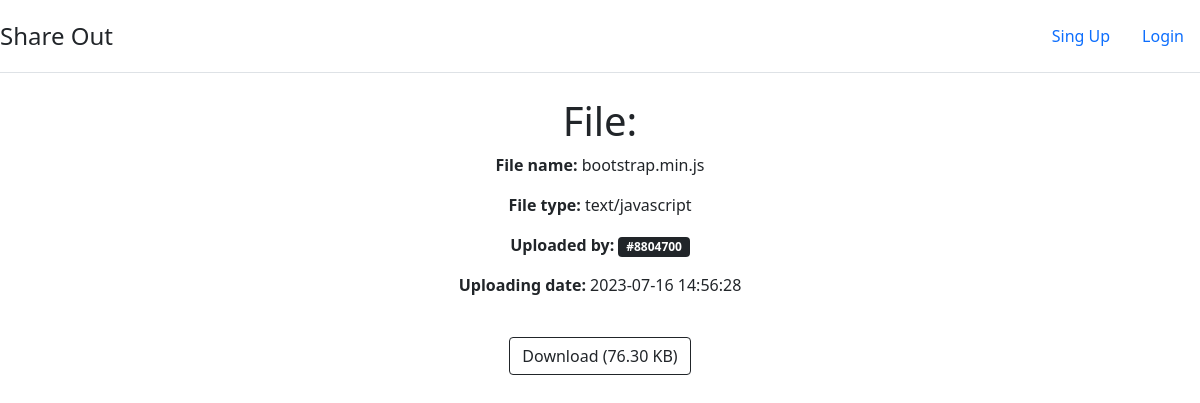
Screenshot of /file/index.php?id=1104A4Lm with the database file from the repository.
### tables this page shows
CREATE TABLE `files` (
  `ID` varchar(8) NOT NULL,
  `file_size` varchar(255) NOT NULL,
  `file_name` varchar(255) NOT NULL,
  `file_type` varchar(255) NOT NULL,
  `path` varchar(255) NOT NULL,
  `ID_user` int(8) UNSIGNED NOT NULL,
  `upload_date` datetime NOT NULL DEFAULT CURRENT_TIMESTAMP,
  `last_update` datetime NOT NULL DEFAULT CURRENT_TIMESTAMP ON UPDATE CURRENT_TIMESTAMP
);

### auth.php (called while the page is built, shortened)
<?php
    function is_connected (): bool {
        return !empty($_SESSION['login']);
    }
?>

### file.class.php (called while the page is built, shortened)
<?php
    class File {
        public function get_file_size($file) {
            return number_format($file / 1024, 2) . ' KB';
        }
    }
?>

### file/index.php (the view, shortened to what this page needs)
<!DOCTYPE html>
<html lang="en">
<?php
    require '../file.class.php';
    $file_o = new File();
    if (!empty($_GET['id'])) {
        $id_file = $_GET['id'];
    } else {
        $id_file = $_SESSION['id'];
        header('Location: ?id=' . $id_file);
    }
    $file_name = "File doesn't existe";
    $connexion = connect_to_db();
    require_once '../auth.php';
    $file = mysqli_query($connexion, "SELECT * FROM files WHERE ID = '$id_file'");
    if ($file->num_rows == 1) {
        while($informations = $file->fetch_assoc()) {
            $uploader = $informations['ID_user'];
            $file_size = $informations['file_size'];
            $file_name = $informations['file_name'];
            $file_type = $informations['file_type'];
            $upload_date = $informations['upload_date'];
            $path = '../' . $informations['path'];
        }
    } else {
        header('Location: file-doesnt-existe.html');
        die();
    }
?>
<head>
    <link rel="stylesheet" href="../bootstrap/bootstrap.min.css">
    <link rel="stylesheet" href="style.css">
</head>
<body>
<main>
    <header class="d-flex flex-wrap justify-content-center py-3 mb-4 border-bottom">
        <a href="../index.php" class="d-flex align-items-center mb-3 mb-md-0 me-md-auto text-dark text-decoration-none">
            <span class="fs-4">Share Out</span>
        </a>
        <ul class="nav nav-pills">
        <?php if(is_connected()) {
            $_SESSION['logged'] = 1;
        ?>
            <li class="nav-item"><a href="../index.php" class="nav-link  ">Share new file</a></li>
            <li class="nav-item"><a href="../myfiles.php" class="nav-link">My Files</a></li>
            <li class="nav-item">
                <form action="" method="get">
                    <input type="submit" name="disconnect" value="Disconnect" class="nav-link" ></li>
                </form>
        <?php } else { ?>
            <li class="nav-item"><a href="../sign-up.php" class="nav-link">Sing Up</a></li>
            <li class="nav-item"><a href="../login.php" class="nav-link">Login</a></li>
        <?php } ?>
        </ul>
    </header>
    <?php if($path) { ?>
        <h1 class="text-center">File: </h1>
        <p class="text-center fs-6">
            <span class="fw-bolder">File name: </span><?= $file_name ?>
        </p>
        <p class="text-center fs-6">
            <span class="fw-bolder">File type: </span><?= $file_type ?>
        </p>
        <p class="text-center fs-6">
            <span class="fw-bolder ">Uploaded by:  </span> <span class="badge bg-dark"> #<?= $uploader ?> </span>
        </p>
        <p class="text-center fs-6">
            <span class="fw-bolder">Uploading date: </span> <?= $upload_date ?>
        </p>
        <br>
        <a class="download-button" href="<?= $path ?>" download><button class="btn btn-outline-dark"> Download (<?= $file_o->get_file_size($file_size) ?>) </button> </a>
    <?php } ?>
</body>
</html>

### file/style.css (style rules this page uses)
.download-button { display: flex; justify-content: center; }
.download-button:visited, .download-button:link, .download-button:active, .download-button:hover { text-decoration: none; }

### rows the page displays
files: file_name "bootstrap.min.js", file_type "text/javascript", ID_user "8804700", upload_date "2023-07-16 14:56:28", file_size "76.30 KB"
